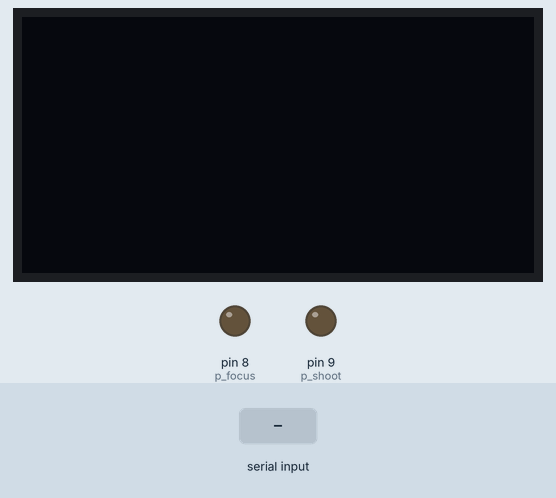
This sketch was run on a simulated Arduino Uno, built with avr-gcc and run on an emulated ATmega328P. On the bench: 128×64 one-colour display, output pins drawn as LEDs (lit = HIGH). Inputs (shaded band) come from the test bench.

Above: at 1.2 s.
1.3 s: "FF" received over the second serial link
At 2.5 s:
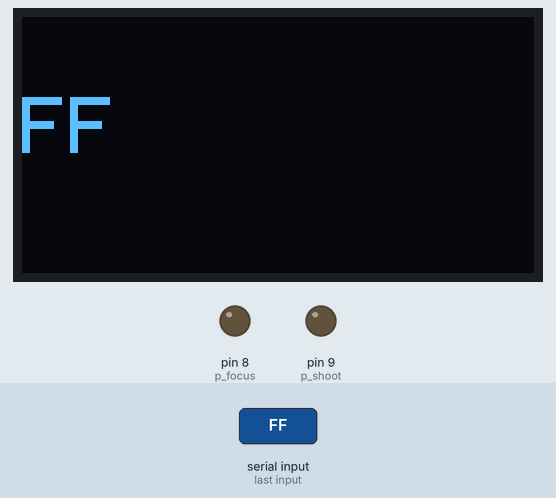
2.8 s: "1" received over the second serial link
At 4.0 s:
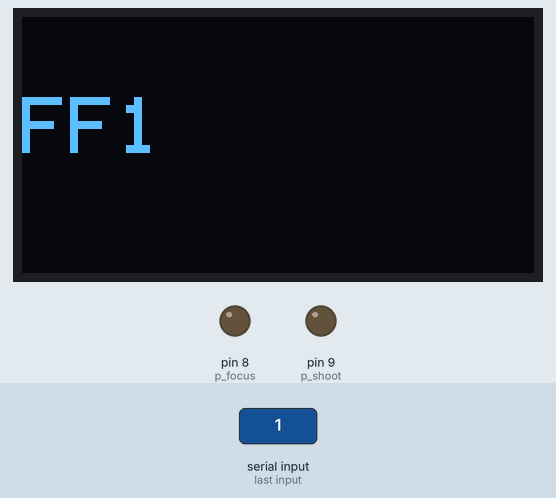
4.3 s: "FF" received over the second serial link
At 5.5 s:
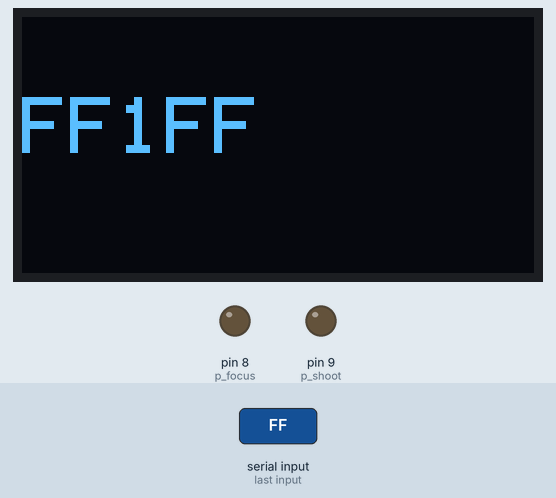
Timing chart, 0 to 7.3 s (numbered marks = the images above; inputs shaded):
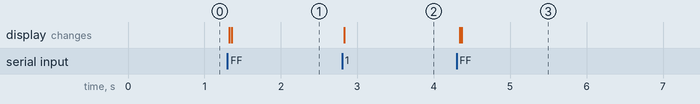

The sketch:

Prova_oled_2.ino
```cpp
#include <Wire.h>
#include <Adafruit_GFX.h>
#include <Adafruit_SSD1306.h>
#include <SoftwareSerial.h>

#include "I2Cdev.h"

#define OUTPUT_READABLE_ACCELGYRO
#define LED_PIN 13
bool blinkState = false;

#define OLED_RESET 4
Adafruit_SSD1306 display(OLED_RESET);

#define NUMFLAKES 10
#define XPOS 0
#define YPOS 1
#define DELTAY 2

SoftwareSerial mySerial(11, 10); // RX, TX

const int p_focus = 8;
const int p_shoot = 9;

int serial = 0;
int d_shoot;

char c[8];
int i = 0;

void clean()
{

  display.clearDisplay();   // clears the screen and buffer
  display.display();

}

void ciclo()
{

  if (c[0] && c[1] == "FF")
  {
    digitalWrite(p_focus, HIGH); // Focus..

    display.clearDisplay();   // clears the screen and buffer
    display.setTextSize(2);
    display.setTextColor(WHITE);
    display.setCursor(0,20);
    display.println("Focus");
    mySerial.println("Focus");
    display.display();

    delay(1000);

    clean();

    digitalWrite(p_focus, LOW);

  }

  if (c[0] && c[1] == 'SS')
  {
    digitalWrite(p_shoot, HIGH); // Shoot !!

    display.clearDisplay();   // clears the screen and buffer
    display.setTextSize(2);
    display.setTextColor(WHITE);
    display.setCursor(0,20);
    display.println("Shoot");
    mySerial.println("Shoot");
    display.display();

    delay(d_shoot);

    clean();

    digitalWrite(p_shoot, LOW);
  }

  if (c[0] && c[1] == 'FS')
  {
    digitalWrite(p_focus, HIGH); // Focus..

    display.clearDisplay();   // clears the screen and buffer
    display.setTextSize(2);
    display.setTextColor(WHITE);
    display.setCursor(0,20);
    display.println("Focus");
    mySerial.println("Focus");
    display.display();

    delay(1000);

    digitalWrite(p_focus, LOW);

    digitalWrite(p_shoot, HIGH); // Shoot !!

    display.clearDisplay();   // clears the screen and buffer
    display.setTextSize(2);
    display.setTextColor(WHITE);
    display.setCursor(0,20);
    display.println("Shoot");
    mySerial.println("Shoot");
    display.display();

    delay(d_shoot);

    clean();

    digitalWrite(p_shoot, LOW);
  }
}

void setup()
{

  #if I2CDEV_IMPLEMENTATION == I2CDEV_ARDUINO_WIRE
      Wire.begin();
  #elif I2CDEV_IMPLEMENTATION == I2CDEV_BUILTIN_FASTWIRE
      Fastwire::setup(400, true);
  #endif

  Serial.begin(19200);
  mySerial.begin(19200);

  mySerial.println("Initializing I2C devices...");

  // by default, we'll generate the high voltage from the 3.3v line internally! (neat!)
  display.begin(SSD1306_SWITCHCAPVCC, 0x3C);  // initialize with the I2C addr 0x3D (for the 128x64)
  // init done

  pinMode(p_focus, OUTPUT);
  pinMode(p_shoot, OUTPUT);

  clean();

}

void loop()
{

    display.clearDisplay();   // clears the screen and buffer
    display.setTextSize(2);
    display.setTextColor(WHITE);
    display.setCursor(0,20);
    display.println(c);
    display.display();
    ciclo();

  if (mySerial.available() > 0)
  {
    // Reading incoming bytes :
    c[i] = mySerial.read();

    i = i + 1;

    if (i == 8)
    {
      ciclo();
      i = 0;
    }
  }
}
```

Measured:
- after the input at 1.3 s, the display: first changes at once (image 1 shows a later state)
- after the input at 2.8 s, the display: changes at once (image 2)
- after the input at 4.3 s, the display: first changes at once (image 3 shows a later state)
